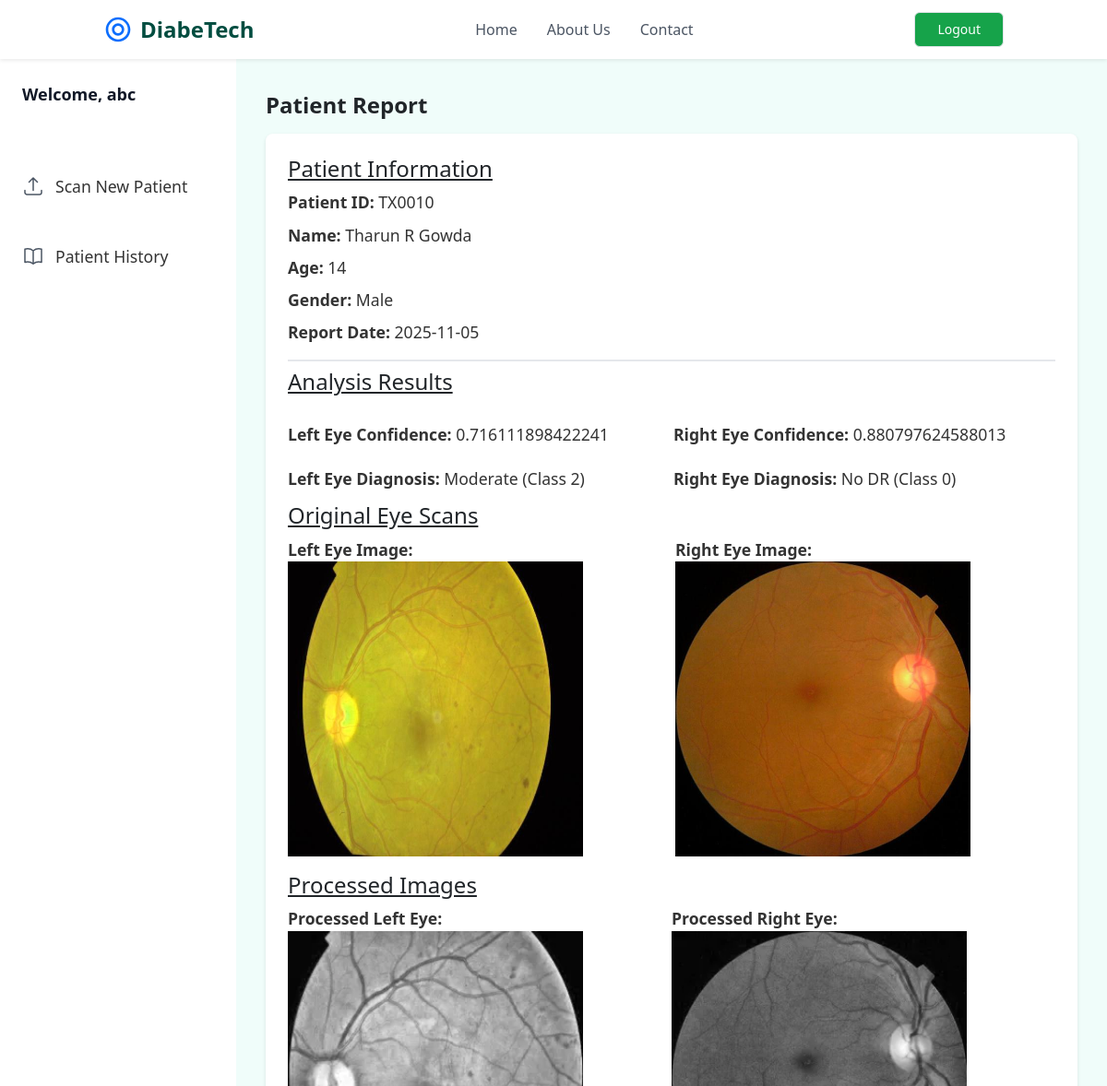
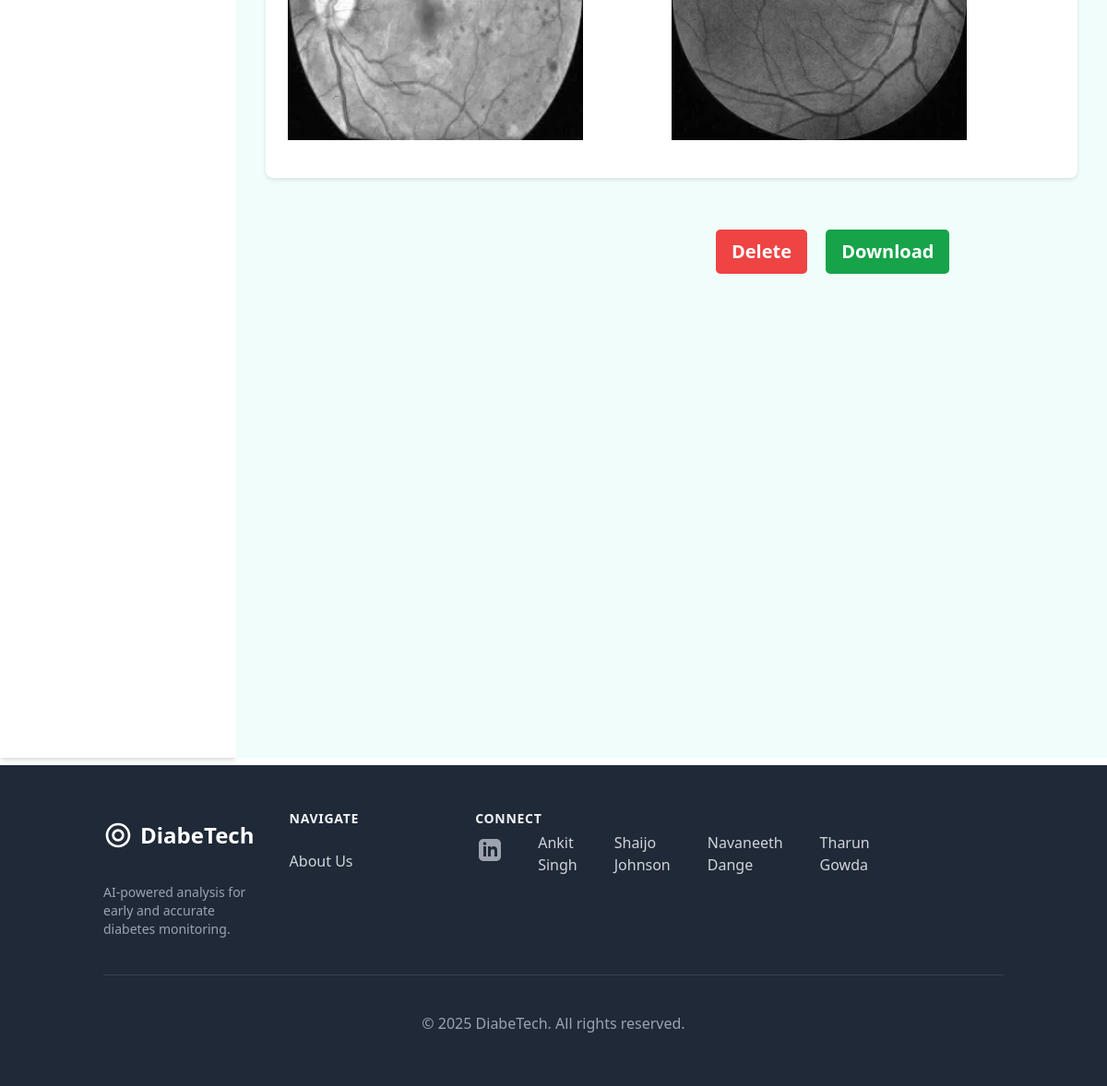
/patient-report/TX0010 (signed in), run on the app's committed database (2 pictures, top to bottom).
### retinopathy/modules.py (models this page shows, shortened)
class User(db.Model, UserMixin):
    id = db.Column(db.Integer, primary_key = True)
    username = db.Column(db.String(20), unique = True, nullable = False)
    email = db.Column(db.String(120), unique = True, nullable = False)
    password = db.Column(db.String(60), nullable = False)
    patients = db.relationship('Patient', backref = 'doctor', lazy = True)

class Patient(db.Model):
    patient_id = db.Column(db.String(20), unique = True, nullable = False, primary_key = True)
    name = db.Column(db.String(100), nullable = False)
    age = db.Column(db.Integer, nullable = False)
    sex = db.Column(db.String(10), nullable = False)
    RightEye_image_file = db.Column(db.String(100), nullable = False, default = 'default.jpg')
    LeftEye_image_file = db.Column(db.String(100), nullable = False, default = 'default.jpg')
    RightEye_diagnosis = db.Column(db.String(200), nullable = False)
    LeftEye_diagnosis = db.Column(db.String(200), nullable = False)
    date_uploaded = db.Column(db.DateTime, nullable = False, default = datetime.utcnow)
    user_id = db.Column(db.Integer, db.ForeignKey('user.id'), nullable = False)
    processed_RightEye_image_file = db.Column(db.String(100), nullable = True)
    processed_LeftEye_image_file = db.Column(db.String(100), nullable = True)
    RightEye_prediction = db.Column(db.Integer, nullable = True)
    LeftEye_prediction = db.Column(db.Integer, nullable = True)

### retinopathy/routes.py (the view)
@app.route('/patient-report/<patient_id>')
@login_required
def patient_report(patient_id):
	patient = Patient.query.get_or_404(patient_id)
	return render_template('patientreport.html', patient=patient, patient_id=patient_id)

### retinopathy/modules.py (called while the page is built)
@login_manager.user_loader
def load_user(user_id):
    return User.query.get(int(user_id))

### retinopathy/templates/patientreport.html (shortened to what this page needs)
{% extends "layout.html" %}
{% block content %}
<div class="flex h-screen" style="height: calc(250vh - 64px);">
            <aside class="w-64 bg-white shadow-md hidden md:block">
                <div class="py-4 px-6">
                    <h2 class="text-lg font-semibold text-gray-900">Welcome, {{ current_user.username }}</h2>
                </div>
                <nav class="mt-6">
                    <a href="{{ url_for('analyze_image') }}" data-page="scan-patient" class="flex items-center px-6 py-3 text-gray-600 hover:bg-gray-100">
                        <svg class="h-6 w-6" xmlns="http://www.w3.org/2000/svg" fill="none" viewBox="0 0 24 24" stroke-width="1.5" stroke="currentColor"><path stroke-linecap="round" stroke-linejoin="round" d="M3 16.5v2.25A2.25 2.25 0 005.25 21h13.5A2.25 2.25 0 0021 18.75V16.5m-13.5-9L12 3m0 0l4.5 4.5M12 3v13.5" /></svg>
                        <span class="ml-3">Scan New Patient</span>
                    </a>
                    <a href="{{ url_for('patient_history') }}" data-page="patient-list" class="flex items-center px-6 py-3 text-gray-600 hover:bg-gray-100">
                        <span class="ml-3">Patient History</span>
                    </a>
                </nav>
            </aside>
    <div class="content-section bg-teal-50 flex-1 p-2 md:p-8">
    <div class="container mx-auto px-4 py-6">
    <main class="main-h-">
        <h1 class="mt-1 flex font-semibold">Patient Report</h1>
        <div class="report-section ml=auto mr-auto p-6 bg-white rounded-lg shadow-md">
            <div class="patient-info border-b-2 pb-2 mb-2">
                <h2 class="underline">Patient Information</h2>
                <p><strong>Patient ID:</strong> {{ patient.patient_id }}</p>
                <p><strong>Name:</strong> {{ patient.name }}</p>
                <p><strong>Age:</strong> {{ patient.age }}</p>
                <p><strong>Gender:</strong> {{ patient.sex }}</p>
                <p><strong>Report Date:</strong> {{ patient.date_uploaded.strftime('%Y-%m-%d') }}</p>
            </div>
            <div class="grid grid-cols-2 gap-1 mb-1 patient-analysis">
                <h2 class="underline mb-3">Analysis Results</h2>
                <br>
                <p><strong>Left Eye Confidence:</strong> {{ patient.LeftEye_diagnosis }}</p>
                <p class=""><strong>Right Eye Confidence:</strong> {{ patient.RightEye_diagnosis }}</p>
                <p><strong>Left Eye Diagnosis:</strong> {{ patient.LeftEye_prediction }}</p>
                <p class=""><strong>Right Eye Diagnosis:</strong> {{ patient.RightEye_prediction }}</p>
            </div>
            <h2 class="underline">Original Eye Scans</h2>
            <div class="eye-images grid grid-cols-2 gap-2 mb-2 display: flex; space-x-5;">
                <p><strong>Left Eye Image:</strong>
                <img src="{{ url_for('static', filename='Eye_pictures/' + patient.LeftEye_image_file) }}" alt="Left Eye Image" class=" w-80 h-auto"></p>
                <p><strong>Right Eye Image:</strong>
                <img src="{{ url_for('static', filename='Eye_pictures/' + patient.RightEye_image_file) }}" alt="Right Eye Image" class=" w-80 h-auto"></p>
            </div>
            <h2 class="underline">Processed Images</h2>
            <div class="processed_images grid grid-cols-2 gap-0 mb-2 display: flex; ">
                <p><strong>Processed Left Eye:</strong>
                <img src="{{ url_for('static', filename='processed_images/' + patient.processed_LeftEye_image_file) }}" alt="Processed Left Eye" class="w-80 h-auto"></p>
                <p><strong>Processed Right Eye:</strong>
                <img src="{{ url_for('static', filename='processed_images/' + patient.processed_RightEye_image_file) }}" alt="Processed Right Eye" class="w-80 h-auto"> </p>
            </div>
        </div>
    </main>
</div>
    <form action="{{ url_for('delete_post', patient_id = patient.patient_id )}}" method="POST" style="display:inline ;" class="pl-64 ml-64">
            <span><button type="submit" class="btn bg-red-500 hover:bg-red-700 hover:scale-105 font-semibold text-white btn-lg" onclick="return confirm('Are you sure you want to delete this post?');">Delete</button></span>
    </form>
    <form action="{{ url_for('download_pdf_report', patient_id = patient.patient_id )}}" method="GET" style="display:inline ;" class="pl-4">
            <span><button type="submit" class="btn bg-green-600 hover:bg-green-900 hover:scale-105 font-semibold text-white btn-lg">Download</button></span>
    </form>
{% endblock content %}

### retinopathy/templates/patientreport.html (style rules this page uses)
.report-section { background-color: #f9f9f9; padding: 1.5em; border-radius: 8px; box-shadow: 0 2px 4px rgba(0, 0, 0, 0.1); margin-bottom: 2em; margin-top: 1em; }
h1, h2 { font-size: 1.5em; }
p { font-size: 1.1em; color: #333; margin: 0.5em 0; }
span { font-size: 1.1em; color: #333; margin: 0.5em 0; }
main { min-height: calc(100vh - 64px - 4rem); }

### data on the page
User: username "abc"
Patient: patient_id "TX0010", name "Tharun R Gowda", age "14", sex "Male", date_uploaded "2025-11-05", LeftEye_diagnosis "0.716111898422241", RightEye_diagnosis "0.880797624588013", LeftEye_prediction "Moderate (Class 2)", RightEye_prediction "No DR (Class 0)", LeftEye_image_file (picture), RightEye_image_file (picture), processed_LeftEye_image_file (picture), processed_RightEye_image_file (picture)
